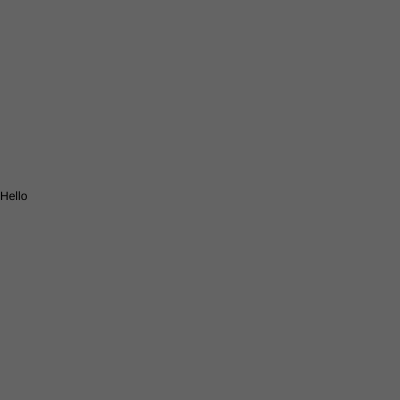
Frame 1 (no input)
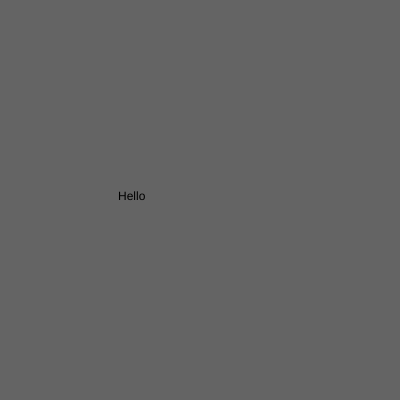
Frame 60 (no input)
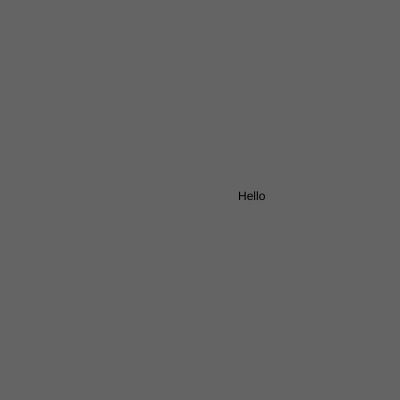
Frame 120 (the mouse pressed at the canvas centre since frame 60)

The p5.js sketch that drew these frames (run headless with seeded random() and noise() and a simulated clock; from frame 60 on, the mouse is pressed at the canvas centre):

// p5.js sketch
// ── sketch.js
var x = 0 ;

function setup() {
  createCanvas(400,400);
}

function draw() {
  background(100);
  text("Hello",x,200);
  x =  x + 2;

  if(x > width){
    x = 0;
  }
}
